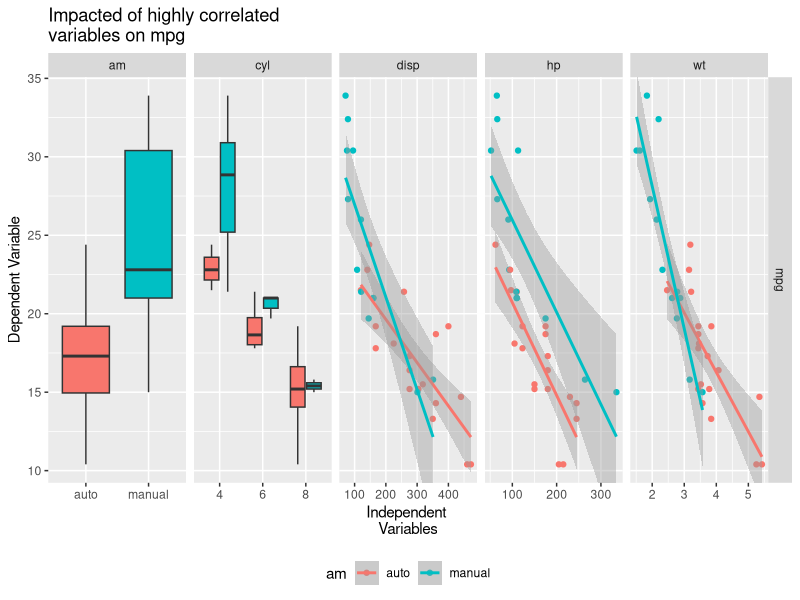
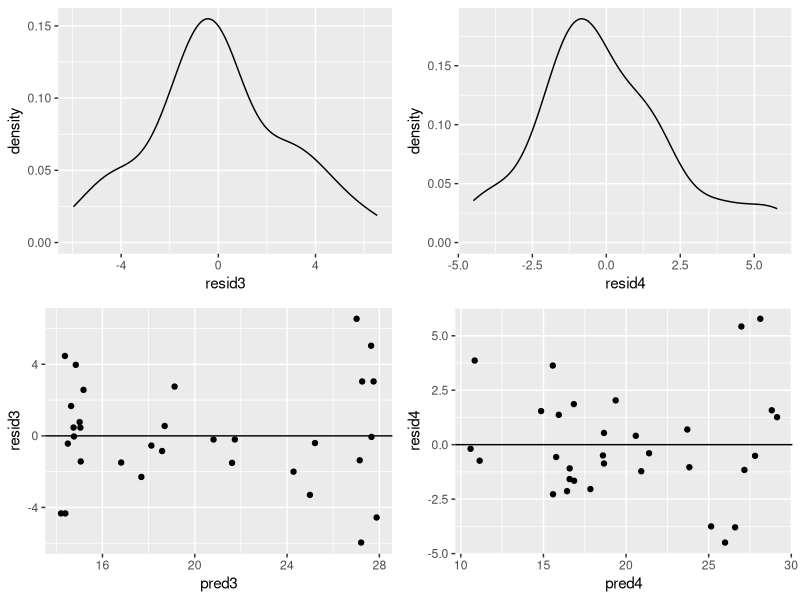

The R source for these figures, in order:
## ---- chunk 1
knitr::opts_chunk$set(echo = TRUE)
## ---- chunk 2
#upload necessary packages and data, conduct t-test
library(datasets); data(mtcars); library(ggplot2); library(GGally); library(gridExtra); 
library(dplyr); library(car)
#change cyl and am to factors
mtcars <- mtcars %>% mutate(am=as.factor(if_else(mtcars$am==0, "auto", "manual")),
cyl=as.factor(mtcars$cyl))
#calc standard deviation of variance influence factor (VIF) of each variable against mpg
fit=lm(mpg ~ ., data=mtcars); sqrt(vif(fit))[,1]
## ---- chunk 3
fit1=summary(lm(mpg ~ am, mtcars))$coef; fit1
## ---- chunk 4
#build nesting models and running ANOVA
fit2=lm(mpg ~ am, mtcars); fit3=update(fit2, mpg ~ am + cyl); fit4=update(fit2, 
mpg ~ am + cyl + wt); fit5=update(fit2, mpg ~ am + cyl + wt + disp); 
fit6=update(fit2, mpg ~ am + cyl + wt + disp + hp); anova(fit2, fit3, fit4, fit5, fit6)
## ---- chunk 5
#look at mtcars data frame 
str(mtcars)
## ---- chunk 6
#build graphs
ggduo(mtcars, columnsX=c(9,2:4,6), columnsY=1, types = list(continuous =
"smooth_lm"), mapping = aes(color = am), legend = c(1,4), xlab="Independent 
Variables", ylab="Dependent Variable", title="Impacted of highly correlated 
variables on mpg") + theme(legend.position = "bottom")
## ---- chunk 7
#calc residuals and predicted values 
resid3=residuals(fit3);resid4=residuals(fit4);pred3=predict(fit3);pred4=predict(fit4);
#building plots
gResid3=ggplot(data=data.frame(resid3), aes(x=resid3)) + geom_density(); 
gResid4=ggplot(data=data.frame(resid4), aes(x=resid4)) + geom_density();
gFit3=ggplot(data=data.frame(resid3), aes(x=pred3,y=resid3)) + geom_jitter() + 
geom_hline(yintercept=0); 
gFit4=ggplot(data=data.frame(resid4), aes(x=pred4,y=resid4)) + geom_jitter() +
geom_hline(yintercept=0); 
grid.arrange(gResid3,gResid4,gFit3,gFit4,nrow=2)
